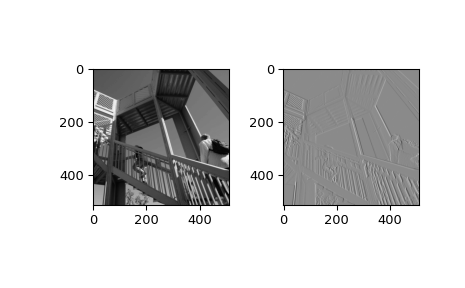

Generate this figure with Python:
from scipy import ndimage, misc
import matplotlib.pyplot as plt
fig = plt.figure()
plt.gray()  # show the filtered result in grayscale
ax1 = fig.add_subplot(121)  # left side
ax2 = fig.add_subplot(122)  # right side
ascent = misc.ascent()
result = ndimage.sobel(ascent)
ax1.imshow(ascent)
ax2.imshow(result)
plt.show()
